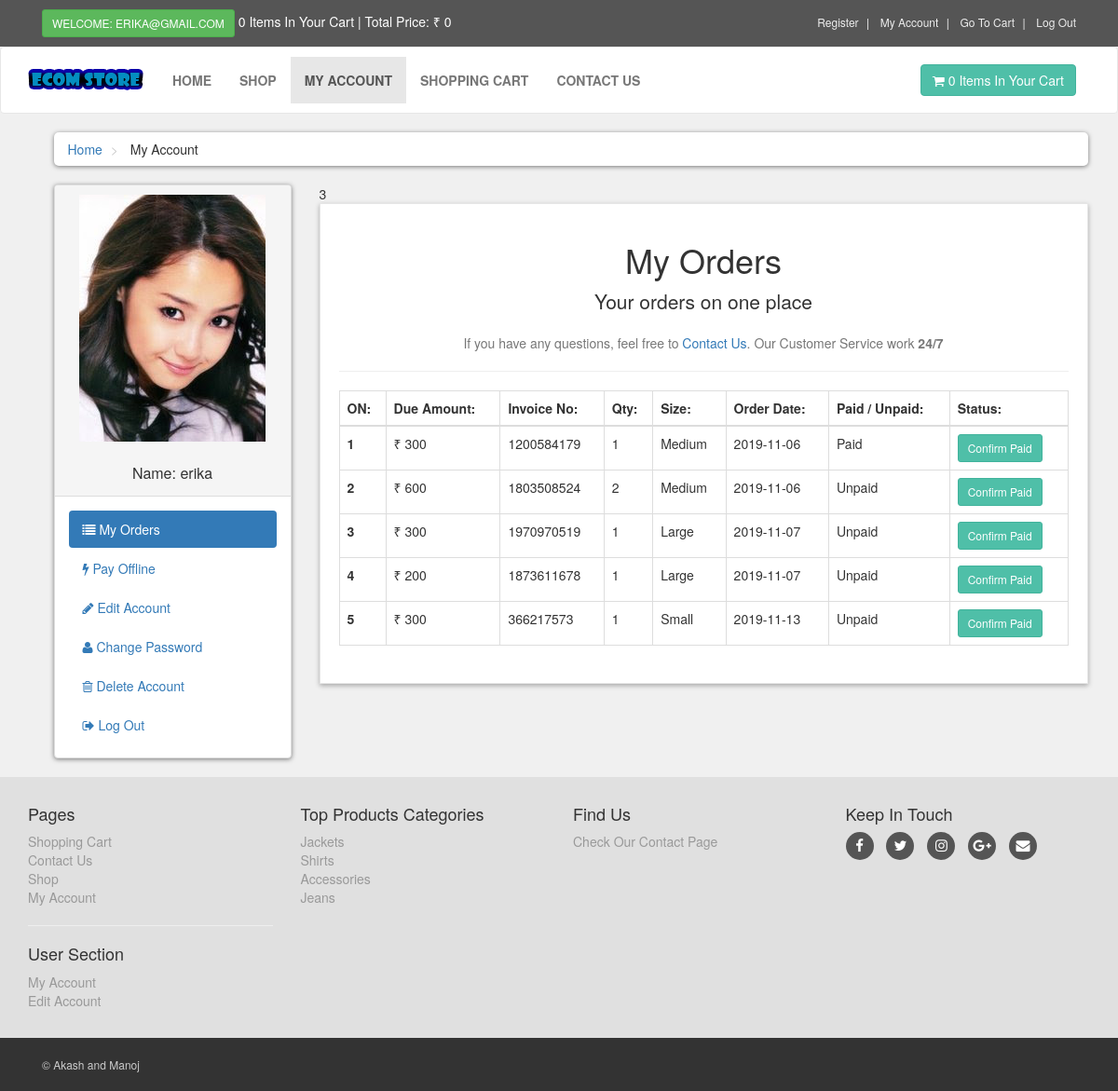
Page /customer/my_account.php?my_orders (signed in) on the committed database.
### tables this page shows
CREATE TABLE `customers` (
  `customer_id` int(10) NOT NULL,
  `customer_name` varchar(255) NOT NULL,
  `customer_email` varchar(255) NOT NULL,
  `customer_pass` varchar(255) NOT NULL,
  `customer_city` text NOT NULL,
  `customer_contact` int(10) NOT NULL,
  `customer_address` text NOT NULL,
  `customer_image` text NOT NULL,
  `customer_ip` varchar(100) NOT NULL
);

CREATE TABLE `customer_orders` (
  `order_id` int(10) NOT NULL,
  `customer_id` int(10) NOT NULL,
  `due_amount` int(100) NOT NULL,
  `invoice_no` int(100) NOT NULL,
  `qty` int(10) NOT NULL,
  `size` text NOT NULL,
  `order_date` date NOT NULL,
  `order_status` text NOT NULL
);

CREATE TABLE `product_categories` (
  `p_cat_id` int(10) NOT NULL,
  `p_cat_title` text NOT NULL,
  `p_cat_desc` text NOT NULL
);

### customer/my_orders.php (the view)
<center>
    <h1> My Orders </h1>
    <p class="lead"> Your orders on one place</p>
    <p class="text-muted">
        If you have any questions, feel free to <a href="../contact.php">Contact Us</a>. Our Customer Service work <strong>24/7</strong>
    </p>
</center>
<hr>
<div class="table-responsive">
    <table class="table table-bordered table-hover">
        <thead>
            <tr>
                <th> ON: </th>
                <th> Due Amount: </th>
                <th> Invoice No: </th>
                <th> Qty: </th>
                <th> Size: </th>
                <th> Order Date:</th>
                <th> Paid / Unpaid: </th>
                <th> Status: </th>
            </tr>
        </thead>
        <tbody>
           <?php
            $customer_session = $_SESSION['customer_email'];
            $get_customer = "select * from customers where customer_email='$customer_session'";
            $run_customer = mysqli_query($con,$get_customer);
            $row_customer = mysqli_fetch_array($run_customer);
            $customer_id = $row_customer['customer_id'];
            $get_orders = "select * from customer_orders where customer_id='$customer_id'";
            $run_orders = mysqli_query($con,$get_orders);
            $i = 0;
            while($row_orders = mysqli_fetch_array($run_orders)){
                $order_id = $row_orders['order_id'];
                $due_amount = $row_orders['due_amount'];
                $invoice_no = $row_orders['invoice_no'];
                $qty = $row_orders['qty'];
                $size = $row_orders['size'];
                $order_date = substr($row_orders['order_date'],0,11);
                $order_status = $row_orders['order_status'];
                $i++;
                if($order_status=='pending'){
                    $order_status = 'Unpaid';
                }else{
                    $order_status = 'Paid';
                }
            ?>
            <tr>
                <th> <?php echo $i; ?> </th>
                <td> &#8377 <?php echo $due_amount; ?> </td>
                <td> <?php echo $invoice_no; ?> </td>
                <td> <?php echo $qty; ?> </td>
                <td> <?php echo $size; ?> </td>
                <td> <?php echo $order_date; ?> </td>
                <td> <?php echo $order_status; ?> </td>
                <td>
                    <a href="confirm.php?order_id=<?php echo $order_id; ?>" target="_blank" class="btn btn-primary btn-sm"> Confirm Paid </a>
                </td>
            </tr>
            <?php } ?>
        </tbody>
    </table>
</div>

### customer/includes/sidebar.php
<div class="panel panel-default sidebar-menu">
    <div class="panel-heading">
        <?php
        $customer_session = $_SESSION['customer_email'];
        $get_customer = "select * from customers where customer_email='$customer_session'";
        $run_customer = mysqli_query($con,$get_customer);
        $row_customer = mysqli_fetch_array($run_customer);
        $customer_image = $row_customer['customer_image'];
        $customer_name = $row_customer['customer_name'];
        if(!isset($_SESSION['customer_email'])){
        }else{
            echo "
                <center>
                    <img src='customer_images/$customer_image' class='img-responsive' >
                </center>
                <br/>
                <h3 class='panel-title' align='center'>
                    Name: $customer_name
                </h3>
            ";
        }
        ?>
    </div>
    <div class="panel-body">
        <ul class="nav-pills nav-stacked nav">
            <li class="<?php if(isset($_GET['my_orders'])){ echo "active"; } ?>">
                <a href="my_account.php?my_orders">
                    <i class="fa fa-list"></i> My Orders
                </a>
            </li>
            <li class="<?php if(isset($_GET['pay_offline'])){ echo "active"; } ?>">
                <a href="my_account.php?pay_offline">
                    <i class="fa fa-bolt"></i> Pay Offline
                </a>
            </li>
            <li class="<?php if(isset($_GET['edit_account'])){ echo "active"; } ?>">
                <a href="my_account.php?edit_account">
                    <i class="fa fa-pencil"></i> Edit Account
                </a>
            </li>
            <li class="<?php if(isset($_GET['change_pass'])){ echo "active"; } ?>">
                <a href="my_account.php?change_pass">
                    <i class="fa fa-user"></i> Change Password
                </a>
            </li>
            <li class="<?php if(isset($_GET['delete_account'])){ echo "active"; } ?>">
                <a href="my_account.php?delete_account">
                    <i class="fa fa-trash-o"></i> Delete Account
                </a>
            </li>
            <li>
                <a href="logout.php">
                    <i class="fa fa-sign-out"></i> Log Out
                </a>
            </li>
        </ul>
    </div>
</div>

### customer/includes/footer.php (shortened to what this page needs)
<div id="footer">
    <div class="container">
        <div class="row">
            <div class="col-sm-6 col-md-3">
               <h4>Pages</h4>
                <ul>
                    <li><a href="../cart.php">Shopping Cart</a></li>
                    <li><a href="../contact.php">Contact Us</a></li>
                    <li><a href="../shop.php">Shop</a></li>
                    <li><a href="my_account.php">My Account</a></li>
                </ul>
                <hr>
                <h4>User Section</h4>
                <ul>
                           <?php
                           if(!isset($_SESSION['customer_email'])){
                               echo"<a href='../checkout.php'>Login</a>";
                           }else{
                              echo"<a href='my_account.php?my_orders'>My Account</a>";
                           }
                           ?>
                    <li>
                            <?php
                           if(!isset($_SESSION['customer_email'])){
                               echo"<a href='../checkout.php'>Login</a>";
                           }else{
                              echo"<a href='my_account.php?edit_account'>Edit Account</a>";
                           }
                           ?>
                    </li>
                </ul>
            </div>
            <div class="com-sm-6 col-md-3">
                <h4>Top Products Categories</h4>
                <ul>
                    <?php
                        $get_p_cats = "select * from product_categories";
                        $run_p_cats = mysqli_query($con,$get_p_cats);
                        while($row_p_cats=mysqli_fetch_array($run_p_cats)){
                            $p_cat_id = $row_p_cats['p_cat_id'];
                            $p_cat_title = $row_p_cats['p_cat_title'];
                            echo "
                                <li>
                                    <a href='../shop.php?p_cat=$p_cat_id'>
                                        $p_cat_title
                                    </a>
                                </li>
                            ";
                        }
                    ?>
                </ul>
            </div>
            <div class="col-sm-6 col-md-3">
                <h4>Find Us</h4>
                <a href="../contact.php">Check Our Contact Page</a>
            </div>
            <div class="col-sm-6 col-md-3">
                <h4>Keep In Touch</h4>
                <p class="social">
                    <a href="../#" class="fa fa-facebook"></a>
                    <a href="../#" class="fa fa-twitter"></a>
                    <a href="../#" class="fa fa-instagram"></a>
                    <a href="../#" class="fa fa-google-plus"></a>
                    <a href="../#" class="fa fa-envelope"></a>
                </p>
            </div>
        </div>
    </div>
</div>
<div id="copyright">
    <div class="container">
        <div class="col-md-6">
            <p class="pull-left">&copy; Akash and Manoj</p>
        </div>
    </div>
</div>

### customer/styles/style.css (style rules this page uses)
body { font-size: 14px; line-height: 1.42857143; color: #333333; background: #f0f0f0; overflow-x: hidden; }
.btn-primary { color: rgb(255, 255, 255); background: rgb(79, 191, 168); border-color: rgb(65, 179, 156); }
#content .panel.sidebar-menu { box-sizing: border-box; box-shadow: 0px 1px 5px rgba(0, 0, 0, .5); }
#content .panel.sidebar-menu h3 { padding: 5px 0px; margin: 0px; }
#footer { background: #e0e0e0; padding: 20px 0; }
#footer a { color: #999999; padding: 0; text-decoration: none; }
#footer ul { list-style: none; padding-left: 0px; }
#footer .social { text-align: left; }
#footer .social a { margin: 0px 10px 0px 0px; display: inline-block; color: #ffffff; width: 30px; height: 30px; border-radius: 15px; line-height: 30px; font-size: 15px; text-align: center; vertical-align: bottom; background: #555555; text-decoration: none; }
#copyright { background: #333333; color: #cccccc; padding: 20px 0px; font-size: 12px; }
#copyright p { margin: 0px; }

### rows in the picture
customers: customer_image (picture), customer_name "erika"
customer_orders: due_amount "300", invoice_no "1200584179", qty "1", size "Medium", order_date "2019-11-06", order_status "Paid"
customer_orders: due_amount "600", invoice_no "1803508524", qty "2", size "Medium", order_date "2019-11-06", order_status "Unpaid"
customer_orders: due_amount "300", invoice_no "1970970519", qty "1", size "Large", order_date "2019-11-07", order_status "Unpaid"
customer_orders: due_amount "200", invoice_no "1873611678", qty "1", size "Large", order_date "2019-11-07", order_status "Unpaid"
customer_orders: due_amount "300", invoice_no "366217573", qty "1", size "Small", order_date "2019-11-13", order_status "Unpaid"
product_categories: p_cat_title "Jackets"
product_categories: p_cat_title "Shirts"
product_categories: p_cat_title "Accessories"
product_categories: p_cat_title "Jeans"

### other values in the picture
$_SESSION['customer_email'] "ERIKA@GMAIL.COM"
$count_items "0 0"
$total "0"
